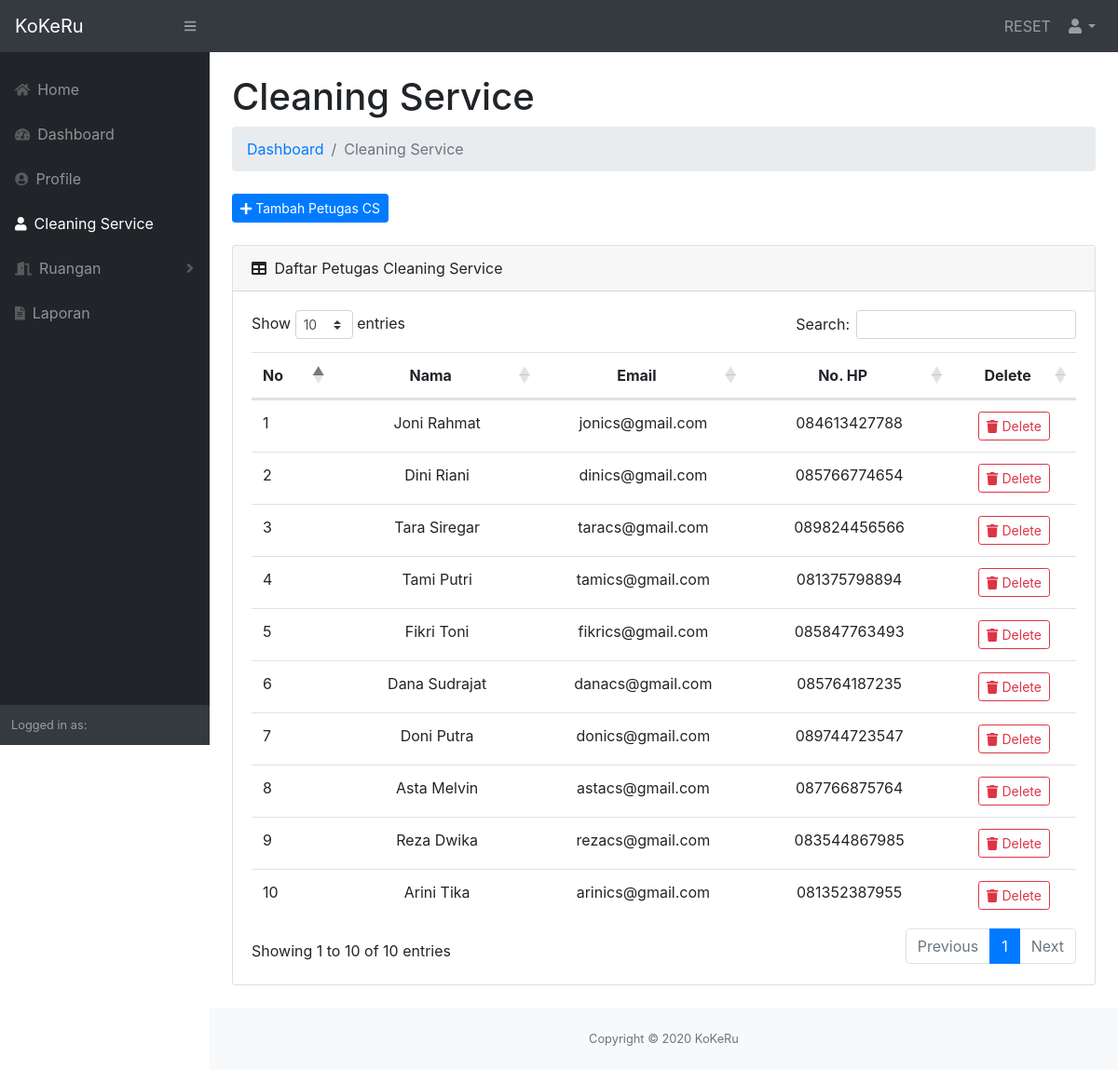
Page /users/manager/cs.php (signed in) on the committed database.
### tables this page shows
CREATE TABLE `cs` (
  `id_cs` int(11) NOT NULL,
  `nama` varchar(50) NOT NULL,
  `email` varchar(100) NOT NULL,
  `password` char(40) NOT NULL,
  `no_hp` char(14) DEFAULT NULL
);

### users/manager/includes/functions.php (called while the page is built, shortened)
<?php
function getAllCS() {
  global $db;
  $query = "SELECT * FROM cs";
  $result = $db->query($query);
  return $result;
}

### users/manager/includes/views/content_cs.php (the view, shortened to what this page needs)
<main>
  <div class="container-fluid">
    <h1 class="mt-4">Cleaning Service</h1>
    <ol class="breadcrumb mb-4">
      <li class="breadcrumb-item"><a href="index.php">Dashboard</a></li>
      <li class="breadcrumb-item active">Cleaning Service</li>
    </ol>
    <div class="mb-4">
      <a href="" class="btn btn-primary btn-sm" id="createCsBtn" data-toggle="modal" data-target="#createCsModal"><i class="fas fa-plus"></i> Tambah Petugas CS</a>
    </div>
    <div class="card mb-4">
      <div class="card-header">
        <i class="fas fa-table mr-1"></i>
        Daftar Petugas Cleaning Service
      </div>
      <div class="card-body">
        <div class="table-responsive">
          <table class="table" id="dataTable" width="100%" cellspacing="0">
            <thead>
              <tr>
                <th style="width: 10%;">No</th>
                <th class="text-center" style="width: 25%;">Nama</th>
                <th class="text-center" style="width: 25%;">Email</th>
                <th class="text-center" style="width: 25%;">No. HP</th>
                <th class="text-center" style="width: 15%;">Delete</th>
              </tr>
            </thead>
            <tbody>
              <?php
                $result = getAllCS();
                $i = 1;
              ?>
              <?php while ($cs = $result->fetch_object()): ?>
              <tr>
                <td><?php echo $i; $i++; ?></td>
                <td class="text-center"><?= $cs->nama; ?></td>
                <td class="text-center"><?= $cs->email; ?></td>
                <td class="text-center"><?= $cs->no_hp; ?></td>
                <td class="text-center"><a href="" class="btn btn-outline-danger btn-sm" id="deleteCsBtn" data-id-cs="<?= $cs->id_cs; ?>" data-toggle="modal" data-target="#deleteCsModal"><i class="fas fa-trash"></i> Delete</a></td>
              </tr>
              <?php endwhile; ?>
            </tbody>
          </table>
        </div>
      </div>
    </div>
  </div>
</main>

### users/manager/includes/views/head.php (shortened to what this page needs)
<?php
require_once '../../config/db_connect.php';
?>
<?php require_once 'includes/functions.php'; ?>
<!DOCTYPE html>
<html lang="en">
<head>
  <link href="../css/styles.css" rel="stylesheet" />
  <link href="https://cdn.datatables.net/1.10.20/css/dataTables.bootstrap4.min.css" rel="stylesheet" />
</head>

### users/manager/cs.php
<?php include 'includes/views/head.php'; ?>
<body class="sb-nav-fixed">
  <?php include 'includes/views/nav.php'; ?>
  <div id="layoutSidenav">
    <div id="layoutSidenav_nav">
      <?php include 'includes/views/nav_sidenav.php'; ?>
    </div>
    <div id="layoutSidenav_content">
      <?php include 'includes/views/content_cs.php'; ?>
      <?php include 'includes/views/footer.php' ?>
    </div>
  </div>
<?php include 'includes/views/bottom.php'; ?>

### users/manager/includes/views/nav.php (shortened to what this page needs)
<nav class="sb-topnav navbar navbar-expand navbar-dark bg-dark">
  <a class="navbar-brand" href="index.php">KoKeRu</a>
  <button class="btn btn-link btn-sm order-1 order-lg-0" id="sidebarToggle" href="#"><i class="fas fa-bars"></i></button>
  <div class="d-flex justify-content-end w-100">
    <ul class="navbar-nav ml-auto ml-md-0">
      <li class="nav-item"><a class="nav-link" href="" id="resetStatusBtn" data-toggle="modal" data-target="#resetStatusModal">RESET</a></li>
      <li class="nav-item dropdown">
        <a class="nav-link dropdown-toggle" id="userDropdown" href="#" role="button" data-toggle="dropdown" aria-haspopup="true" aria-expanded="false"><i class="fas fa-user fa-fw"></i></a>
      </li>
    </ul>
  </div>
</nav>

### users/manager/includes/views/nav_sidenav.php (shortened to what this page needs)
<nav class="sb-sidenav accordion sb-sidenav-dark" id="sidenavAccordion">
  <div class="sb-sidenav-menu">
    <div class="nav mt-3">
      <a class="nav-link" href="../../index.php">
        <div class="sb-nav-link-icon"><i class="fas fa-home"></i></div>
        Home
      </a>
      <a class="nav-link" href="index.php">
        <div class="sb-nav-link-icon"><i class="fas fa-tachometer-alt"></i></div>
        Dashboard
      </a>
      <a class="nav-link" href="profile.php">
        <div class="sb-nav-link-icon"><i class="fas fa-user-circle"></i></div>
        Profile
      </a>
      <a class="nav-link" href="cs.php">
        <div class="sb-nav-link-icon"><i class="fas fa-user"></i></div>
        Cleaning Service
      </a>
      <a class="nav-link collapsed" href="#" data-toggle="collapse" data-target="#collapseLayoutsRoom" aria-expanded="false" aria-controls="collapseLayouts">
        <div class="sb-nav-link-icon"><i class="fas fa-door-open"></i></div>
        Ruangan
        <div class="sb-sidenav-collapse-arrow"><i class="fas fa-angle-down"></i></div>
      </a>
      <a class="nav-link" href="laporan.php">
        <div class="sb-nav-link-icon"><i class="fas fa-file-alt"></i></div>
        Laporan
      </a>
    </div>
  </div>
  <div class="sb-sidenav-footer">
    <div class="small">Logged in as:</div>
  </div>
</nav>

### users/manager/includes/views/footer.php
<footer class="py-4 bg-light mt-auto">
  <div class="container-fluid">
    <div class="d-flex align-items-center justify-content-center small">
      <div class="text-muted">Copyright &copy; 2020 KoKeRu</div>
    </div>
  </div>
</footer>

### users/manager/includes/views/bottom.php (shortened to what this page needs)
</body>
</html>

### rows in the picture
cs: nama "Joni Rahmat", email "jonics@gmail.com", no_hp "084613427788"
cs: nama "Dini Riani", email "dinics@gmail.com", no_hp "085766774654"
cs: nama "Tara Siregar", email "taracs@gmail.com", no_hp "089824456566"
cs: nama "Tami Putri", email "tamics@gmail.com", no_hp "081375798894"
cs: nama "Fikri Toni", email "fikrics@gmail.com", no_hp "085847763493"
cs: nama "Dana Sudrajat", email "danacs@gmail.com", no_hp "085764187235"
cs: nama "Doni Putra", email "donics@gmail.com", no_hp "089744723547"
cs: nama "Asta Melvin", email "astacs@gmail.com", no_hp "087766875764"
cs: nama "Reza Dwika", email "rezacs@gmail.com", no_hp "083544867985"
cs: nama "Arini Tika", email "arinics@gmail.com", no_hp "081352387955"
